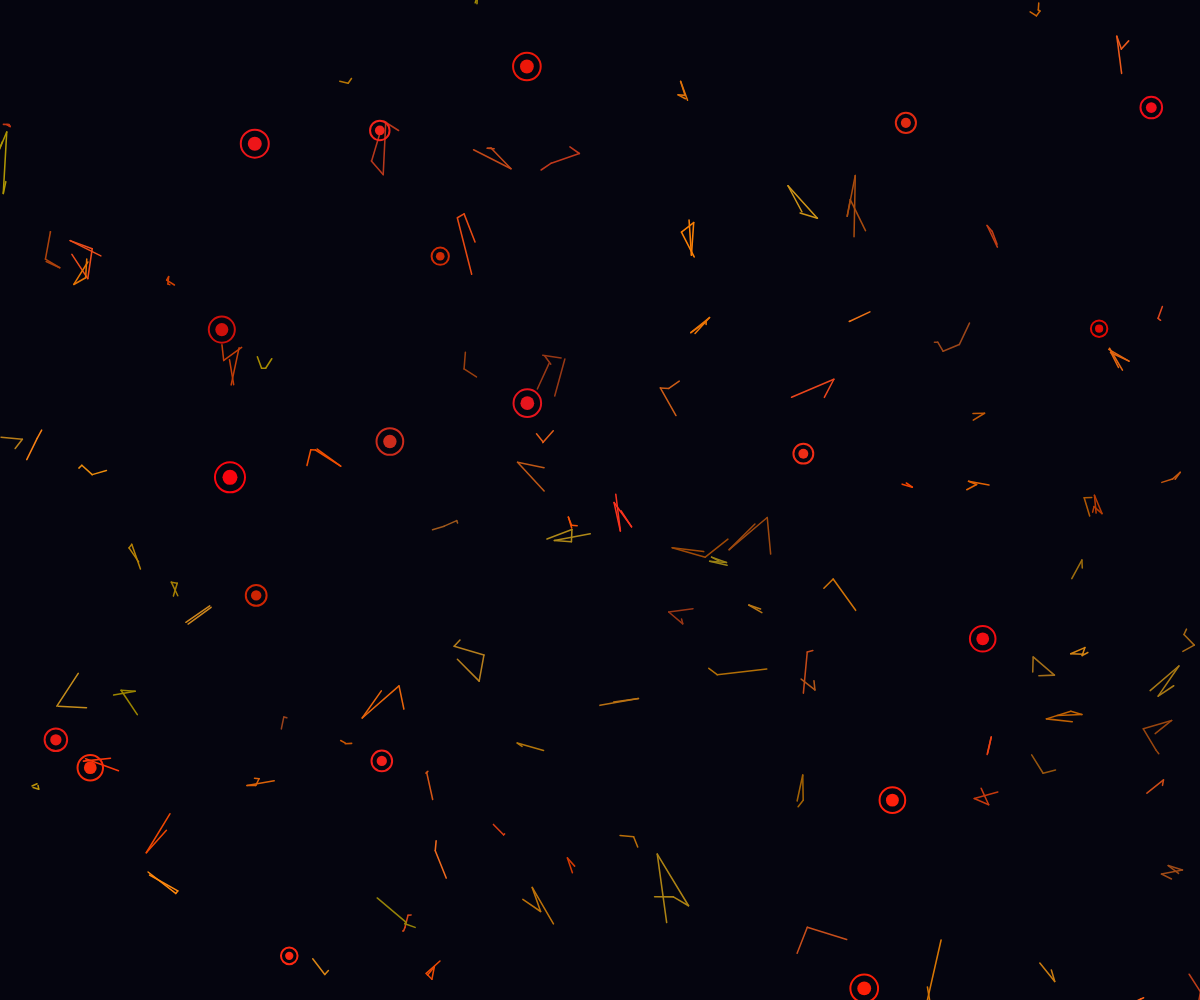
Frame 1 (no input)
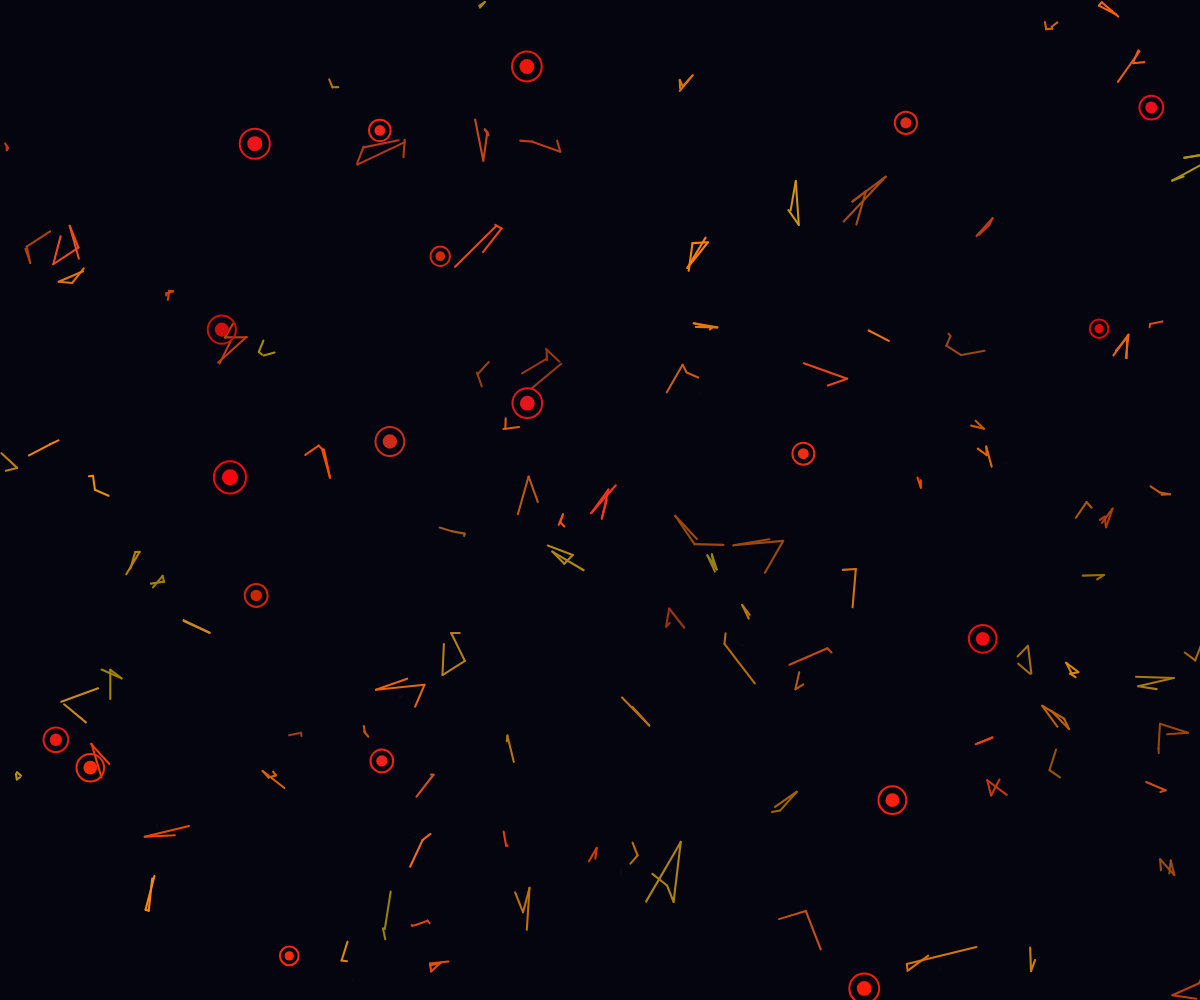
Frame 60 (no input)
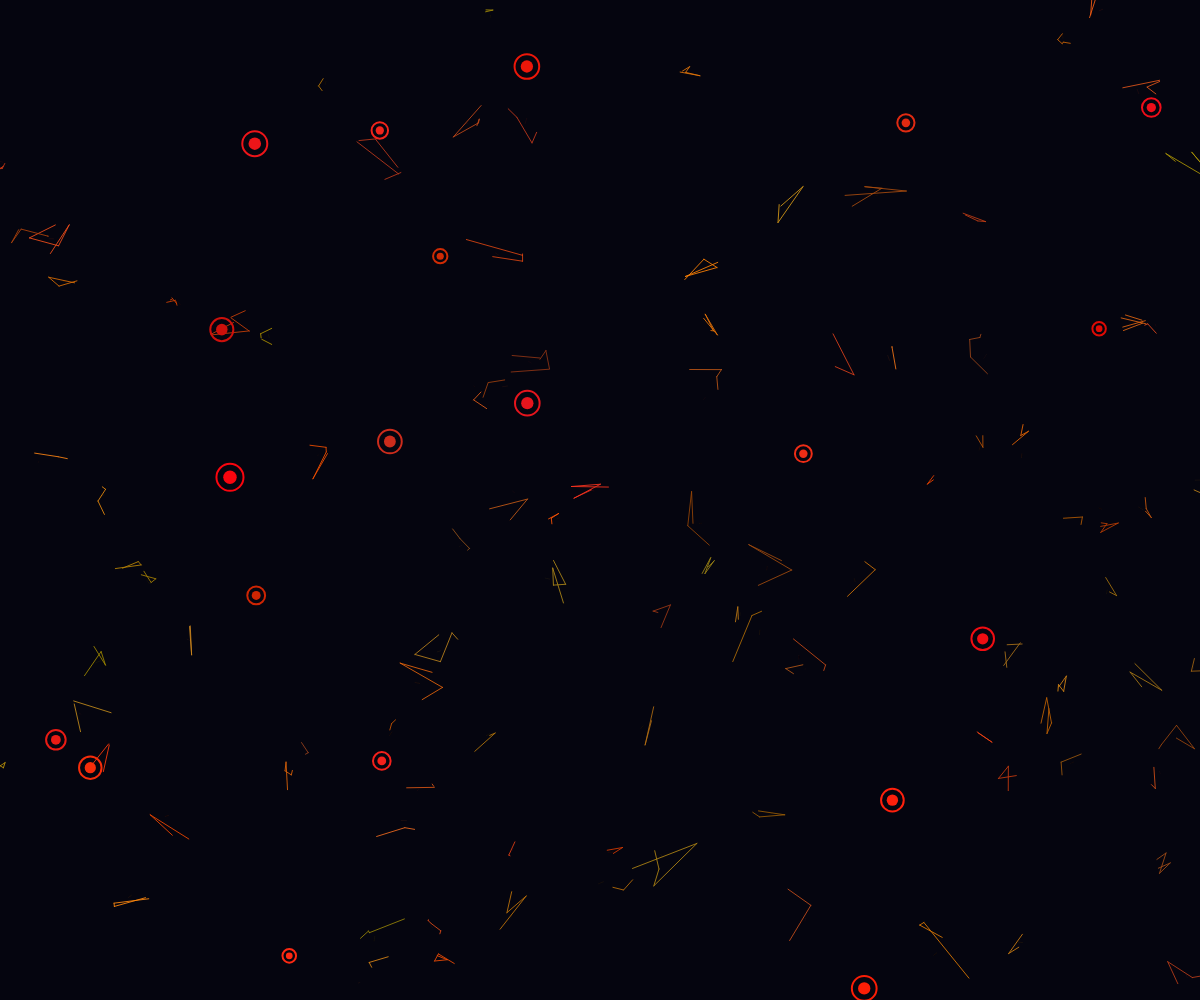
Frame 120 (the mouse pressed at the canvas centre since frame 60)

The p5.js sketch that drew these frames (run headless with seeded random() and noise() and a simulated clock; from frame 60 on, the mouse is pressed at the canvas centre):

// p5.js sketch
// ── sketch.js
let lines = [];
let nodes = [];
let frameCount = 0;

class Line {
  constructor() {
    this.x = random(width);
    this.y = random(height);
    this.vx = random(-0.3, 0.3);
    this.vy = random(-0.3, 0.3);
    this.length = random(20, 80);
    this.angle = random(TWO_PI);
    this.speed = random(0.01, 0.02);
    this.pulse = 0;
    this.color = color(random(150, 255), random(50, 150), random(0, 30));
    this.segments = [];
    this.segmentCount = floor(random(3, 6));
    for (let i = 0; i < this.segmentCount; i++) {
      this.segments.push({
        x: random(-this.length/2, this.length/2),
        y: random(-this.length/4, this.length/4)
      });
    }
    // For afterglow
    this.history = [];
    this.maxHistory = 15;
  }

  update() {
    this.x += this.vx;
    this.y += this.vy;
    this.angle += this.speed;
    this.pulse = (sin(frameCount * 0.04) + 1) / 2;

    // Wrap around edges
    if (this.x < 0) this.x = width;
    if (this.x > width) this.x = 0;
    if (this.y < 0) this.y = height;
    if (this.y > height) this.y = 0;
    
    // Update history for afterglow
    this.history.push({x: this.x, y: this.y});
    if (this.history.length > this.maxHistory) {
      this.history.shift();
    }
  }

  display() {
    push();
    translate(this.x, this.y);
    rotate(this.angle);

    // Draw afterglow trail
    noFill();
    stroke(this.color);
    strokeWeight(0.3);
    beginShape();
    for (let i = 0; i < this.history.length; i++) {
      let h = this.history[i];
      let alpha = map(i, 0, this.history.length - 1, 0, 80);
      stroke(red(this.color), green(this.color), blue(this.color), alpha);
      vertex(h.x - this.x, h.y - this.y);
    }
    endShape();

    // Draw segments
    for (let i = 0; i < this.segments.length - 1; i++) {
      let s1 = this.segments[i];
      let s2 = this.segments[i+1];
      
      // Apply oscillation when near a node
      let minDist = Infinity;
      for (let node of nodes) {
        let d = dist(s1.x, s1.y, node.x - this.x, node.y - this.y);
        if (d < minDist) minDist = d;
      }
      
      if (minDist < 50) {
        let oscillation = sin(frameCount * 0.1 + minDist * 0.1) * 2;
        stroke(this.color);
        strokeWeight(0.8 + this.pulse * 1.5);
        line(s1.x, s1.y + oscillation, s2.x, s2.y + oscillation);
      } else {
        stroke(this.color);
        strokeWeight(0.8 + this.pulse * 1.5);
        line(s1.x, s1.y, s2.x, s2.y);
      }
    }
    
    pop();
  }
}

class Node {
  constructor() {
    this.x = random(width);
    this.y = random(height);
    this.size = random(6, 15);
    this.color = color(random(200, 255), random(0, 50), random(0, 30)); // Red or green
    this.pulse = 0;
    this.type = random() > 0.5 ? 'red' : 'green';
  }

  display() {
    this.pulse = (sin(frameCount * 0.04) + 1) / 2;
    
    fill(this.color);
    noStroke();
    ellipse(this.x, this.y, this.size + this.pulse * 3);
    
    // Draw a glow
    noFill();
    stroke(this.color);
    strokeWeight(2);
    ellipse(this.x, this.y, this.size * 2 + this.pulse * 6);
  }
}

function setup() {
  createCanvas(windowWidth, windowHeight);
  frameRate(30);

  // Create lines
  for (let i = 0; i < 100; i++) {
    lines.push(new Line());
  }

  // Create nodes
  for (let i = 0; i < 20; i++) {
    nodes.push(new Node());
  }
}

function draw() {
  background(5, 5, 15);
  
  // Update and display lines
  for (let line of lines) {
    line.update();
    line.display();
  }

  // Display nodes
  for (let node of nodes) {
    node.display();
  }
  
  frameCount++;
}
